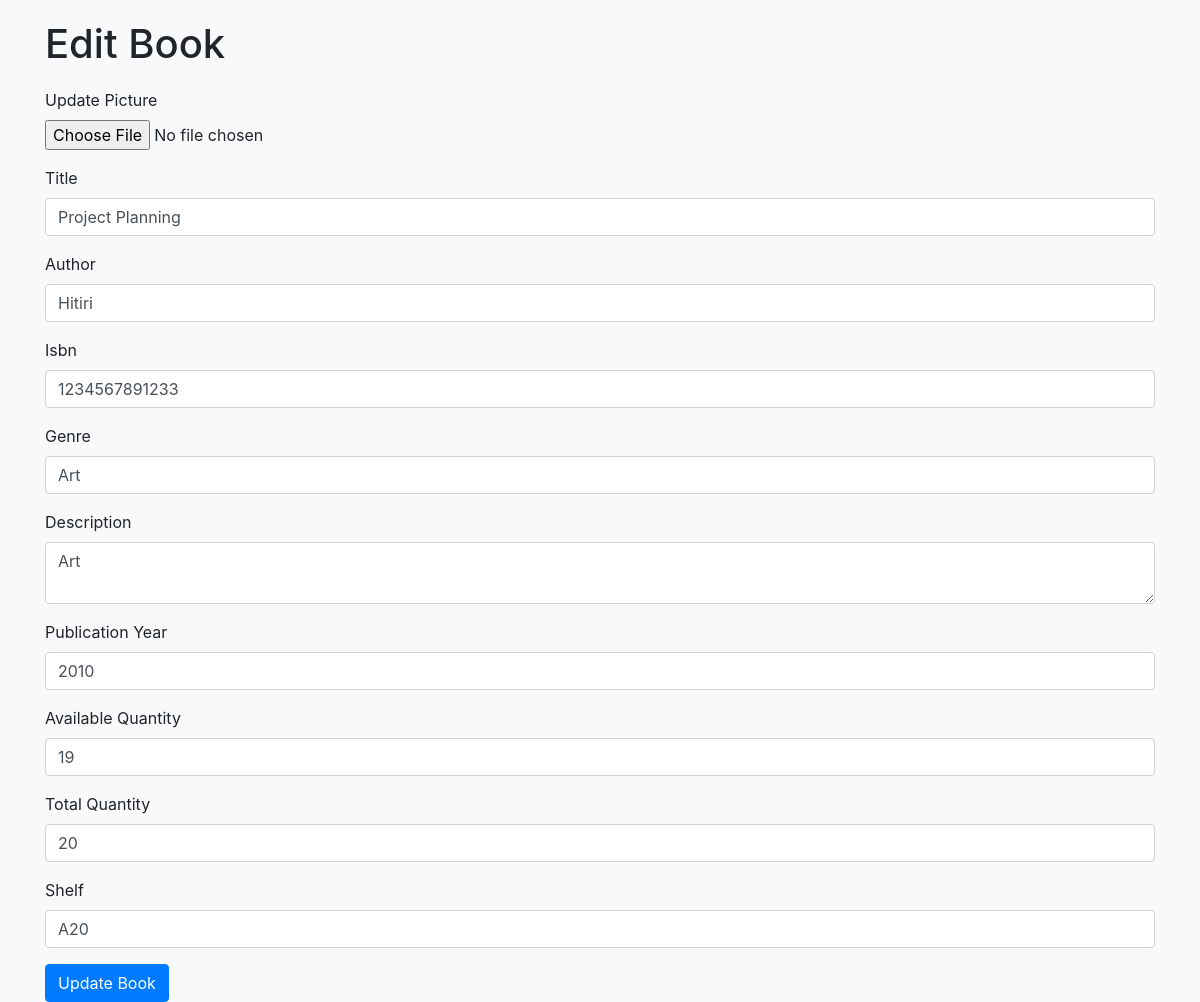
Before: /book/1/edit with the older database file.
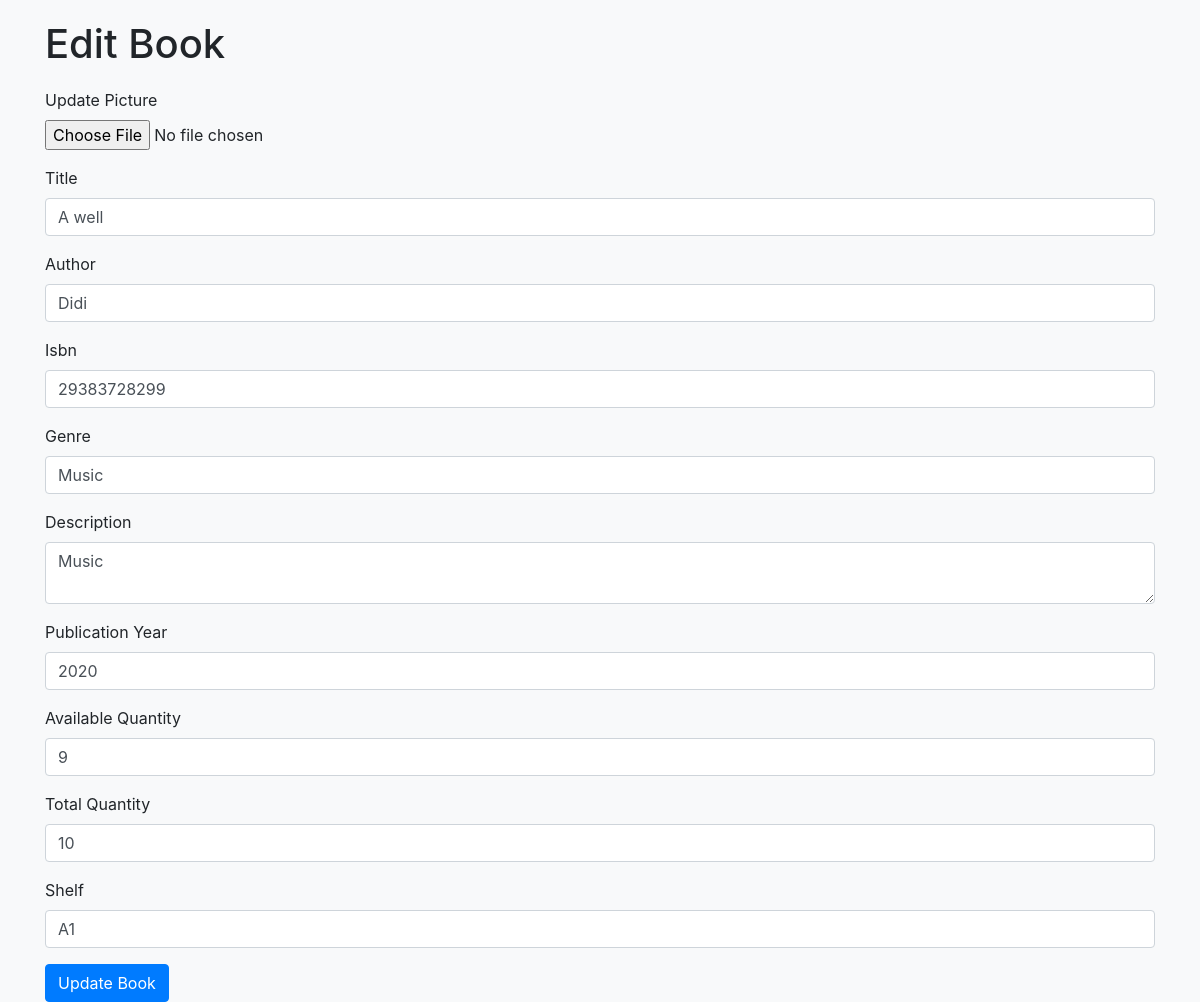
After: the same page with the newer database file.
### models.py (models this page shows, shortened)
class Book(db.Model):
    id = db.Column(db.Integer, primary_key=True)
    picture = db.Column(db.String(120), nullable=True)
    title = db.Column(db.String(150), nullable=False)
    author = db.Column(db.String(100), nullable=False)
    isbn = db.Column(db.String(20), unique=True, nullable=False)
    genre = db.Column(db.String(50), nullable=True)
    description = db.Column(db.String(50), nullable=False)
    publication_year = db.Column(db.Integer)
    available_quantity = db.Column(db.Integer, default=1)
    total_quantity = db.Column(db.Integer, default=1)
    shelf = db.Column(db.String(100), nullable=False)

### app.py (the view)
@app.route('/book/<int:book_id>/edit', methods=['GET', 'POST'])
def edit_book(book_id):
    book = Book.query.get_or_404(book_id)
    form = EditBookForm()
    if form.validate_on_submit():
        book.title = form.title.data
        book.author = form.author.data
        book.isbn = form.isbn.data
        book.genre = form.genre.data
        book.description = form.description.data
        book.publication_year = form.publication_year.data
        book.available_quantity = form.available_quantity.data
        book.total_quantity = form.total_quantity.data
        book.shelf = form.shelf.data
        if form.picture.data:
            picture_file = secure_filename(form.picture.data.filename)
            picture_path = os.path.join(app.config['UPLOAD_FOLDER'], picture_file)
            form.picture.data.save(picture_path)
            book.picture = picture_file
        db.session.commit()
        flash(f'Book {book.title} has been updated!', 'success')
        return redirect(url_for('list_books'))
    elif request.method == 'GET':
        form.title.data = book.title
        form.author.data = book.author
        form.isbn.data = book.isbn
        form.genre.data = book.genre
        form.description.data = book.description
        form.publication_year.data = book.publication_year
        form.available_quantity.data = book.available_quantity
        form.total_quantity.data = book.total_quantity
        form.shelf.data = book.shelf
    return render_template('edit_book.html', form=form, book=book)

### forms.py
class EditBookForm(FlaskForm):
    picture = FileField('Update Picture')  # Allow image upload
    title = StringField('Title', validators=[DataRequired()])
    author = StringField('Author', validators=[DataRequired()])
    isbn = IntegerField('Isbn', validators=[DataRequired()])
    genre = StringField('Genre', validators=[DataRequired()])
    description = TextAreaField('Description')
    publication_year = IntegerField('Publication Year', validators=[DataRequired()])
    available_quantity = IntegerField('Available Quantity', validators=[DataRequired()])
    total_quantity = IntegerField('Total Quantity', validators=[DataRequired()])
    shelf = StringField('Shelf', validators=[DataRequired()])
    submit = SubmitField('Update Book')

### templates/edit_book.html (shortened to what this page needs)
<!DOCTYPE html>
<html lang="en">
<head>
    <link href="https://stackpath.bootstrapcdn.com/bootstrap/4.5.2/css/bootstrap.min.css" rel="stylesheet">
</head>
<body>
<div class="container">
    <h1>Edit Book</h1>
    <form method="POST" enctype="multipart/form-data">
        <div class="form-group">
            {{ form.picture.label(class="form-control-label") }}
            {{ form.picture(class="form-control-file") }}
        </div>
        <div class="form-group">
            {{ form.title.label(class="form-control-label") }}
            {{ form.title(class="form-control") }}
        </div>
        <div class="form-group">
            {{ form.author.label(class="form-control-label") }}
            {{ form.author(class="form-control") }}
        </div>
        <div class="form-group">
            {{ form.isbn.label(class="form-control-label") }}
            {{ form.isbn(class="form-control") }}
        </div>
        <div class="form-group">
            {{ form.genre.label(class="form-control-label") }}
            {{ form.genre(class="form-control") }}
        </div>
        <div class="form-group">
            {{ form.description.label(class="form-control-label") }}
            {{ form.description(class="form-control") }}
        </div>
        <div class="form-group">
            {{ form.publication_year.label(class="form-control-label") }}
            {{ form.publication_year(class="form-control") }}
        </div>
        <div class="form-group">
            {{ form.available_quantity.label(class="form-control-label") }}
            {{ form.available_quantity(class="form-control") }}
        </div>
        <div class="form-group">
            {{ form.total_quantity.label(class="form-control-label") }}
            {{ form.total_quantity(class="form-control") }}
        </div>
        <div class="form-group">
            {{ form.shelf.label(class="form-control-label") }}
            {{ form.shelf(class="form-control") }}
        </div>
        <button type="submit" class="btn btn-primary">{{ form.submit.label.text }}</button>
    </form>
</div>
</body>
</html>

Changed rows visible on the page:
changed Book: title "Project Planning" → "A well"; author "Hitiri" → "Didi"; isbn "1234567891233" → "29383728299"; genre "Art" → "Music"; description "Art" → "Music"; publication_year "2010" → "2020"; available_quantity "19" → "9"; total_quantity "20" → "10"; shelf "A20" → "A1"
